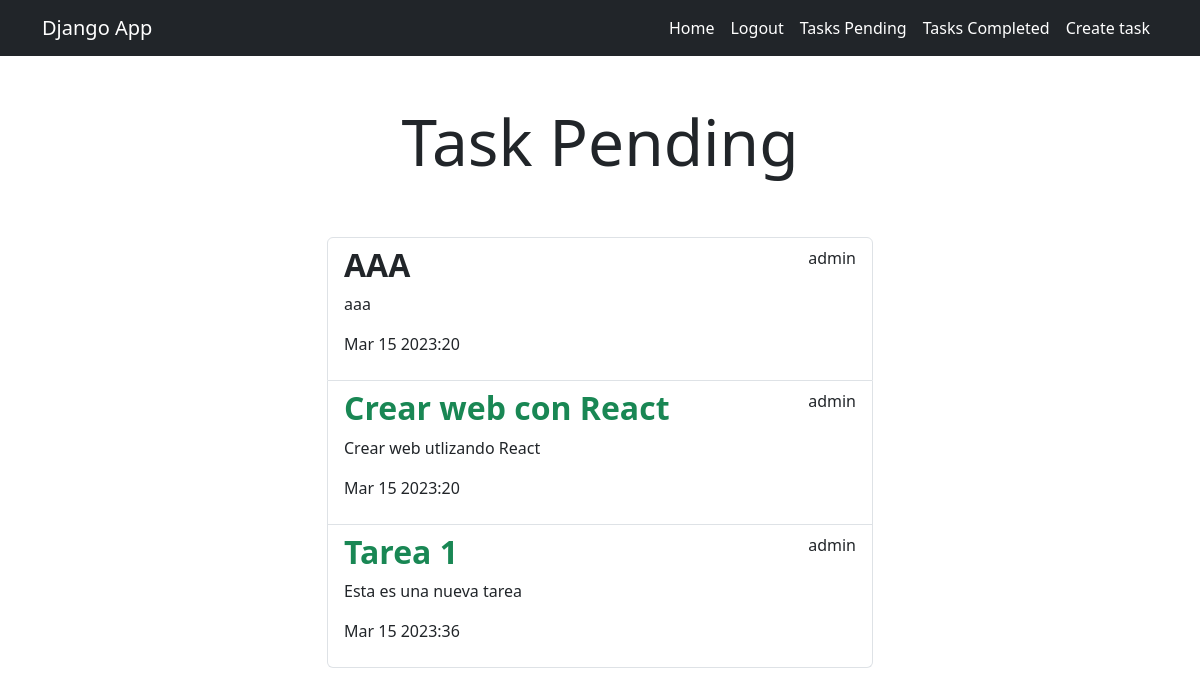
The page /tasks_completed/ (signed in) on the database its author committed.
### tasks/models.py (models this page shows, shortened)
class Task(models.Model):
    title = models.CharField(max_length=100)
    description = models.TextField(blank=True)
    created = models.DateTimeField(auto_now_add=True)
    datecompleted = models.DateTimeField(null=True, blank=True)
    important = models.BooleanField(default=False)
    user = models.ForeignKey(User, on_delete=models.CASCADE)

### tasks/views.py (the view)
# urls.py: path('tasks_completed/', views.tasks_completed, name='tasks_completed'),
@login_required
def tasks_completed(request):
    tareas = Task.objects.filter(user=request.user, datecompleted__isnull=False).order_by('-datecompleted')
    return render(request, 'tasks.html', {'tasks': tareas})

### tasks/templates/tasks.html
{% extends 'base.html' %}
{% block content %}
<main class="container">
    <div class="row">
        <div class="col-md-6 offset-md-3">
            <h1 class="text-center display-3 py-5">Task Pending</h1>
            <ul class="list-group">
                {% for task in tasks %}
                <a class="list-group-item" href="{% url 'task_detail' task.id %}">
                        <header class="d-flex justify-content-between">
                            {% if task.important %}
                                <h2 class="fw-bold text-success">{{task.title}}</h2>
                            {% else %}
                                <h2 class="fw-bold">{{task.title}}</h2>
                            {% endif %}
                            <p>{{task.user.username}}</p>
                        </header>
                        <p>{{task.description}}</p>
                        <p>{{task.datecompleted|date:'M j Y:i'}}</p>
                </a>
                {% endfor %}
            </ul>
        </div>
    </div>
</main>
{% endblock %}

### tasks/templates/base.html (shortened to what this page needs)
<!DOCTYPE html>
<html lang="en">
<head>
    <link href="https://cdn.jsdelivr.net/npm/bootstrap@5.3.0-alpha1/dist/css/bootstrap.min.css" rel="stylesheet">
</head>
<body>
    <nav class="navbar navbar-expand-lg bg-dark navbar-dark">
        <div class="container">
          <a class="navbar-brand" href="/">Django App</a>
          <div class="collapse navbar-collapse" id="navbarNav">
            <ul class="navbar-nav ms-auto">
                <li class="nav-item">
                    <a href="/" class="nav-link active">Home</a>
                </li>
                {% if user.is_authenticated %}
                <li class="nav-item">
                    <a href="/logout" class="nav-link active">Logout</a>
                </li>
                <li class="nav-item">
                    <a href="{% url 'tasks' %}" class="nav-link active">Tasks Pending</a>
                </li>
                <li>
                    <a href="{% url 'tasks_completed' %}" class="nav-link active">Tasks Completed</a>
                </li class="nav-item">
                <li>
                    <a href="/tasks/create/" class="nav-link active">Create task</a>
                </li>
                {% endif %}
            </ul>
          </div>
        </div>
      </nav>
    {% block content %}
    {% endblock %}
</body>
</html>

### rows shown on the page
Task: title "AAA", user.username "admin", description "aaa", datecompleted "Mar 15 2023:20"
Task: title "Crear web con React", user.username "admin", description "Crear web utlizando React", datecompleted "Mar 15 2023:20"
Task: title "Tarea 1", user.username "admin", description "Esta es una nueva tarea", datecompleted "Mar 15 2023:36"
